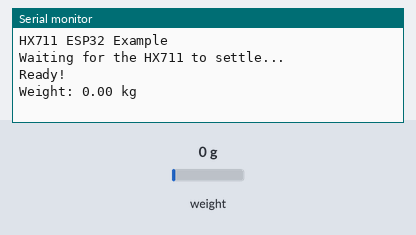
Simulated run of this sketch. Board: ESP32. On the bench: the last lines printed to the serial monitor. Inputs (shaded band) come from the test bench; at power-on: weight on the scale 0 g.

Above: at 2.7 s.
2.8 s: weight on the scale set to 100 g
At 4.5 s:
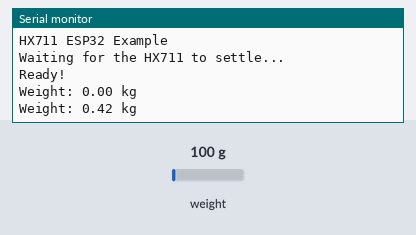
4.8 s: weight on the scale set to 1250 g
At 6.0 s:
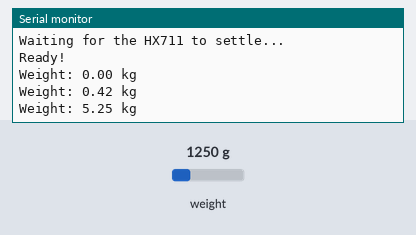
Timing chart, 0 to 7.8 s (numbered marks = the images above; inputs shaded):
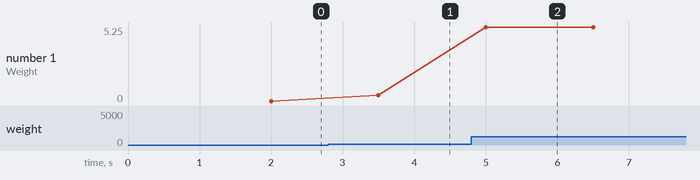

The sketch:

loadcell_HX711.ino
```cpp
#include "HX711.h"

// Định nghĩa chân DOUT và SCK
#define DOUT_PIN  16
#define SCK_PIN   17

// Khởi tạo đối tượng HX711
HX711 scale;

void setup() {
  Serial.begin(115200);
  Serial.println("HX711 ESP32 Example");

  // Khởi tạo HX711 với chân DOUT và SCK
  scale.begin(DOUT_PIN, SCK_PIN);

  // Chờ đến khi cân sẵn sàng
  Serial.println("Waiting for the HX711 to settle...");
  scale.set_scale();
  delay(500);
  scale.tare(); // Thiết lập giá trị zero
  Serial.println("Ready!");
}

void loop() {
  // Đọc giá trị từ load cell
  float weight = scale.get_units(5); // Lấy giá trị trung bình từ 5 đọc

  // In giá trị ra Serial Monitor
  Serial.print("Weight: ");
  Serial.print(abs(weight/100000));
  Serial.println(" kg");

  delay(1000); // Đợi 1 giây trước khi đọc lại
}
```

Measured:
- after the input at 2.8 s, the serial monitor: prints a new line after 0.70 s (image 1)
- after the input at 4.8 s, the serial monitor: prints a new line after 0.20 s (image 2)
- plotted number 1: 0 → 0.42 after the input at 2.8 s, 0.42 → 5.25 after the input at 4.8 s
